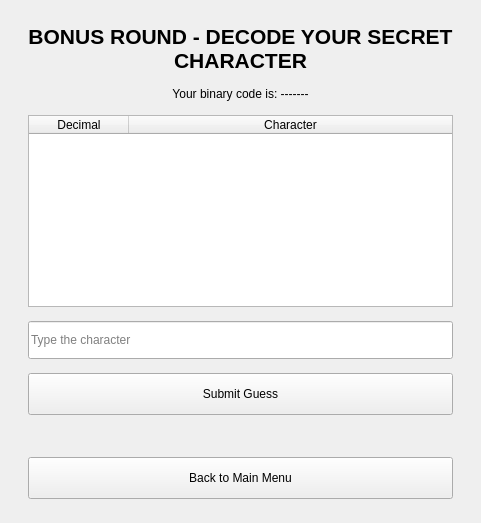
      <widget class="QWidget" name="page_bonus_round">
       <layout class="QVBoxLayout" name="layout_bonus">
        <property name="spacing">
         <number>14</number>
        </property>
        <property name="leftMargin">
         <number>28</number>
        </property>
        <property name="topMargin">
         <number>24</number>
        </property>
        <property name="rightMargin">
         <number>28</number>
        </property>
        <property name="bottomMargin">
         <number>24</number>
        </property>
        <item>
         <widget class="QLabel" name="lblBonusTitle">
          <property name="font">
           <font>
            <pointsize>16</pointsize>
            <bold>true</bold>
           </font>
          </property>
          <property name="text">
           <string>BONUS ROUND - DECODE YOUR SECRET CHARACTER</string>
          </property>
          <property name="alignment">
           <set>Qt::AlignmentFlag::AlignCenter</set>
          </property>
          <property name="wordWrap">
           <bool>true</bool>
          </property>
          <property name="role" stdset="0">
           <string>pageTitle</string>
          </property>
         </widget>
        </item>
        <item>
         <widget class="QLabel" name="lblBonusCode">
          <property name="text">
           <string>Your binary code is: -------</string>
          </property>
          <property name="alignment">
           <set>Qt::AlignmentFlag::AlignCenter</set>
          </property>
          <property name="wordWrap">
           <bool>true</bool>
          </property>
          <property name="role" stdset="0">
           <string>liveStat</string>
          </property>
         </widget>
        </item>
        <item>
         <widget class="QTableWidget" name="tblBonusReference">
          <property name="editTriggers">
           <set>QAbstractItemView::EditTrigger::NoEditTriggers</set>
          </property>
          <property name="selectionMode">
           <enum>QAbstractItemView::SelectionMode::NoSelection</enum>
          </property>
          <property name="columnCount">
           <number>2</number>
          </property>
          <attribute name="horizontalHeaderStretchLastSection">
           <bool>true</bool>
          </attribute>
          <attribute name="verticalHeaderVisible">
           <bool>false</bool>
          </attribute>
          <column>
           <property name="text">
            <string>Decimal</string>
           </property>
          </column>
          <column>
           <property name="text">
            <string>Character</string>
           </property>
          </column>
         </widget>
        </item>
        <item>
         <widget class="QLineEdit" name="txtBonusGuess">
          <property name="minimumSize">
           <size>
            <width>0</width>
            <height>38</height>
           </size>
          </property>
          <property name="placeholderText">
           <string>Type the character</string>
          </property>
         </widget>
        </item>
        <item>
         <widget class="QPushButton" name="btnBonusSubmit">
          <property name="minimumSize">
           <size>
            <width>0</width>
            <height>42</height>
           </size>
          </property>
          <property name="cursor">
           <cursorShape>PointingHandCursor</cursorShape>
          </property>
          <property name="text">
           <string>Submit Guess</string>
          </property>
          <property name="role" stdset="0">
           <string>primary</string>
          </property>
         </widget>
        </item>
        <item>
         <widget class="QLabel" name="lblBonusFeedback">
          <property name="text">
           <string/>
          </property>
          <property name="alignment">
           <set>Qt::AlignmentFlag::AlignCenter</set>
          </property>
          <property name="wordWrap">
           <bool>true</bool>
          </property>
          <property name="role" stdset="0">
           <string>feedback</string>
          </property>
         </widget>
        </item>
        <item>
         <widget class="QPushButton" name="btnBonusContinue">
          <property name="minimumSize">
           <size>
            <width>0</width>
            <height>42</height>
           </size>
          </property>
          <property name="cursor">
           <cursorShape>PointingHandCursor</cursorShape>
          </property>
          <property name="text">
           <string>Back to Main Menu</string>
          </property>
          <property name="role" stdset="0">
           <string>secondary</string>
          </property>
         </widget>
        </item>
       </layout>
      </widget>
